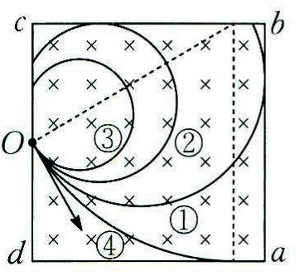
#> input picture reference/samples/物理题型整理_放缩圆/题目内容/母题01解析图.png, 296 x 278 px; its folder holds only this picture in this run
$ python -i figure-detect-prototype.py   (imports and definitions only)
#> lines starting #> are read from the running program, lines starting #| are printed output that depends on the picture; after the words box and inside, x2 and y2 are one past the last pixel; in counts of white or black regions, pixels touching at a corner belong together
"""插图自动检测原型 v2：先认出文字行，其余为插图材料；材料按“不隔着文字行”合并，再按竖直空白切开"""
import numpy as np, glob
from PIL import Image, ImageDraw
from scipy import ndimage

def analyze(path):
    im = Image.open(path).convert('RGB')
#> im is the input picture: PIL image 296x278 RGB; mean R, G, B 227.9, 230, 229.1
    a = np.asarray(im).astype(np.int16)
    gray = a.mean(axis=2); sat = a.max(axis=2) - a.min(axis=2)
#> after `sat = a.max(axis=2) - a.min(axis=2)`:
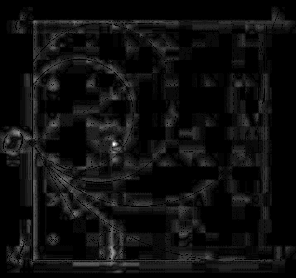
#> sat: shape (278, 296) int16; min 0, max 46, mean 2.6; drawn with min black and max white
    ink = (gray < 175) | ((sat > 60) & (gray < 235))
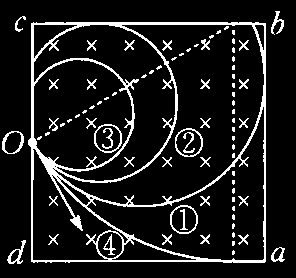
#> ink: shape (278, 296) bool; 11.2% white in thin lines or dots, all inside (x1, y1, x2, y2) = (2, 11, 285, 264)
    lab, n = ndimage.label(ink, structure=np.ones((3, 3)))
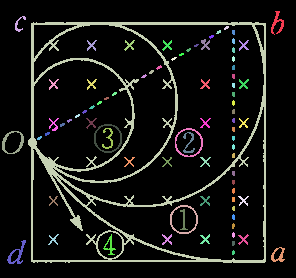
#> lab: shape (278, 296) int32; 82 distinct labels, from 0 to 81; one colour per label, 0 black
#> n = 81
    objs = ndimage.find_objects(lab)
#> objs = 81 items
    sizes = ndimage.sum(ink, lab, range(1, n + 1))
#> sizes = 81 values, max 6253 at index 2, min 10 at index 13, mean 114.1
    comps = []
    for i, sl in enumerate(objs):
        if sl is None or sizes[i] < 3: continue
        comps.append(dict(x0=sl[1].start, y0=sl[0].start, x1=sl[1].stop, y1=sl[0].stop, s=int(sizes[i]), id=i + 1))
#> this loop made 81 passes
#> after the loop, comps = 81 items
    hs = np.array([c['y1'] - c['y0'] for c in comps])
#> hs = 81 values, max 241 at index 2, min 3 at index 13, mean 11.98
    h = max(8.0, float(np.median(hs[(hs >= 6) & (hs <= 80)])))
#> h = 11
    H, W = ink.shape
#> H = 278; W = 296
    # 去掉容器边框（三边以上完整、框内大量正常字号的字）、彩色底标签
    chars = [c for c in comps if 0.5 * h <= c['y1'] - c['y0'] <= 1.6 * h and c['x1'] - c['x0'] <= 2.5 * h]
#> chars = 34 items
    remove = np.zeros(n + 1, bool)
    for c in comps:
        w, hh = c['x1'] - c['x0'], c['y1'] - c['y0']
        if w * hh == 0: continue
        dens = c['s'] / (w * hh)
        if hh < 3 * h and dens > 0.45 and w > 1.5 * h:  # 彩色底标签
            remove[c['id']] = True; continue
        if w > 6 * h and hh > 4 * h:
            m = lab[c['y0']:c['y1'], c['x0']:c['x1']] == c['id']
            band = max(3, int(0.6 * h))
            sides = [m[:band].any(0).mean(), m[-band:].any(0).mean(), m[:, :band].any(1).mean(), m[:, -band:].any(1).mean()]
            inside = sum(1 for d in chars if d['x0'] >= c['x0'] and d['x1'] <= c['x1'] and d['y0'] >= c['y0'] and d['y1'] <= c['y1'])
            if sum(v > 0.85 for v in sides) >= 3 and inside > 40:
                remove[c['id']] = True
#> this loop made 81 passes
#> (w, hh, dens, band, sides, inside) on pass 3: (238, 241, 0.109, 6, [0.987, 0.987, 1, 0.996], 32)
#> (w, hh, dens) on passes 1, 11, 12, 13, 14, 15: (13, 24, 0.381), (11, 11, 0.397), (10, 11, 0.445), (10, 11, 0.427), (5, 3, 0.667), (3, 6, 0.833)
#> pass 3, in analyze, `m = lab[c['y0']:c['y1'], c['x0']:c['x1']] == c['id']`:
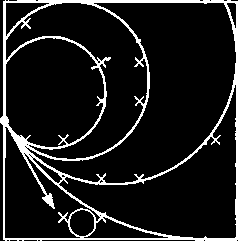
#> m: shape (241, 238) bool; 10.9% white; 1 white region, box (x1, y1, x2, y2) and area: (0, 0, 238, 241) 6253
    ink2 = ink & ~remove[lab]
    # 把一行中挨着的字连成一条
    kx, ky = max(2, int(0.6 * h)), max(1, int(0.2 * h))
#> kx = 6; ky = 2
    dil = ndimage.binary_dilation(ink2, structure=np.ones((2 * ky + 1, 2 * kx + 1)))
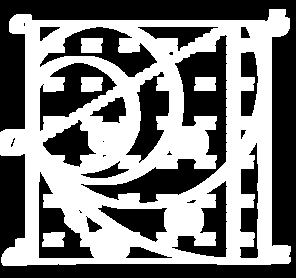
#> dil: shape (278, 296) bool; 49.6% white; 5 white regions, box (x1, y1, x2, y2) and area: (0, 9, 291, 266) 39570, (81, 38, 103, 53) 316, (42, 232, 65, 247) 311, (81, 77, 103, 92) 309, (194, 77, 216, 91) 296
    blab, bn = ndimage.label(dil)
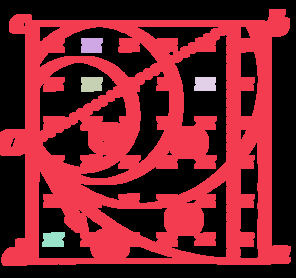
#> blab: shape (278, 296) int32; 6 distinct labels, from 0 to 5; one colour per label, 0 black
#> bn = 5
    bobjs = ndimage.find_objects(blab)
#> bobjs = 5 items
    keep = [c for c in comps if not remove[c['id']]]
#> keep = 81 items
    blobs = []
    for j, sl in enumerate(bobjs):
        if sl is None: continue
        x0, y0, x1, y1 = sl[1].start, sl[0].start, sl[1].stop, sl[0].stop
        inner = [c for c in keep if c['x0'] >= x0 and c['x1'] <= x1 and c['y0'] >= y0 and c['y1'] <= y1]
        if not inner: continue
        x0 = min(c['x0'] for c in inner); x1 = max(c['x1'] for c in inner); y0 = min(c['y0'] for c in inner); y1 = max(c['y1'] for c in inner)
        def is_char(c):
            return 0.4 * h <= c['y1'] - c['y0'] <= 1.7 * h and c['x1'] - c['x0'] <= 2.2 * h
        def is_bar(c):  # 分数线、根号上的横线
            return c['y1'] - c['y0'] <= 0.3 * h and c['x1'] - c['x0'] <= 8 * h
        def is_bracket(c):  # 括号、竖线等又细又高的笔画
            return c['x1'] - c['x0'] <= 0.7 * h and c['y1'] - c['y0'] <= 4.5 * h
        nchar = sum(1 for c in inner if is_char(c))
        big = any(((c['y1'] - c['y0']) > 1.7 * h or (c['x1'] - c['x0']) > 2.2 * h) and not is_bar(c) and not is_bracket(c) for c in inner)
        cols = ink2[y0:y1, x0:x1].any(0).mean() if x1 > x0 else 0
        hh = y1 - y0
        text = (hh <= 4.5 * h and nchar >= 3 and cols >= 0.5 and not big) or (hh <= 2.2 * h and nchar >= 7 and not big)
        # 答题括号“（　　）”：只有一两个又细又高的括号；两半离得远时各成一块，靠页面右侧
        if len(inner) <= 2 and all(is_bracket(c) and c['y1'] - c['y0'] >= 0.8 * h for c in inner) and (len(inner) == 2 or x0 > 0.7 * W):
            text = True
        blobs.append(dict(x0=x0, y0=y0, x1=x1, y1=y1, text=text, n=len(inner)))
#> this loop made 5 passes
#> (nchar, big, cols, hh) on passes 1 to 5: (51, True, 0.975, 253), (1, False, 1, 11), (1, False, 1, 11), (1, False, 1, 10), (1, False, 1, 11)
#> after the loop, blobs = 5 items
    texts = [b for b in blobs if b['text']]
#> texts = []
    mats = [dict(b) for b in blobs if not b['text']]
#> mats = 5 items
    # 材料合并：相距不远、中间没有文字行
    gx, gy = 2.5 * h, 2.8 * h
#> gx = 27.5; gy = 30.8
    def blocked(a, b):
        ux0, ux1 = max(min(a['x0'], b['x0']), 0), max(a['x1'], b['x1'])
        if a['y1'] <= b['y0']: gy0, gy1 = a['y1'], b['y0']
        elif b['y1'] <= a['y0']: gy0, gy1 = b['y1'], a['y0']
        else: return False
        for t in texts:
            if t['y0'] >= gy0 - 1 and t['y1'] <= gy1 + 1 and t['x1'] > ux0 and t['x0'] < ux1 and (t['x1'] - t['x0']) > 4 * h:
                return True
        return False
    changed = True
    while changed:
        changed = False
        for i in range(len(mats)):
            for j in range(i + 1, len(mats)):
                a, b = mats[i], mats[j]
                dx = max(0, max(a['x0'], b['x0']) - min(a['x1'], b['x1']))
                dy = max(0, max(a['y0'], b['y0']) - min(a['y1'], b['y1']))
                if dx <= gx and dy <= gy and not blocked(a, b):
                    mats[i] = dict(x0=min(a['x0'], b['x0']), y0=min(a['y0'], b['y0']), x1=max(a['x1'], b['x1']), y1=max(a['y1'], b['y1']), n=a['n'] + b['n'], text=False)
                    mats.pop(j); changed = True; break
            if changed: break
#> after the loop, mats = 1 item
    # 按竖直空白切开（并排的几幅图）
    figs = []
    def split(r):
        sub = ink2[r['y0']:r['y1'], r['x0']:r['x1']]
        colink = sub.any(0)
        gaps, start = [], None
        for x, v in enumerate(colink):
            if not v and start is None: start = x
            if v and start is not None:
                if x - start >= 1.0 * h: gaps.append((start, x))
                start = None
        if not gaps: return [r]
        # 只在最宽的几处空白切开：并排的几幅图之间的空白，比图内（如一列列的 ×）之间的空白明显宽
        widest = max(g1 - g0 for g0, g1 in gaps)
        gaps = [g for g in gaps if g[1] - g[0] >= 0.7 * widest]
        out, prev = [], 0
        for g0, g1 in gaps:
            out.append(dict(r, x0=r['x0'] + prev, x1=r['x0'] + g0)); prev = g1
        out.append(dict(r, x0=r['x0'] + prev))
        # 太小的一片（如一列 ×）并回旁边空白较窄的那一片，不单独成图
        changed = True
        while changed and len(out) > 1:
            changed = False
            for k, p in enumerate(out):
                if p['x1'] - p['x0'] >= 3.5 * h: continue
                left = p['x0'] - out[k - 1]['x1'] if k > 0 else None
                right = out[k + 1]['x0'] - p['x1'] if k + 1 < len(out) else None
                j = k - 1 if right is None or (left is not None and left <= right) else k + 1
                a, b = sorted([k, j])
                out[a] = dict(r, x0=out[a]['x0'], x1=out[b]['x1'])
                out.pop(b); changed = True; break
        res = []
        for p in out:
            sub = ink2[p['y0']:p['y1'], p['x0']:p['x1']]
            ys = np.where(sub.any(1))[0]; xs = np.where(sub.any(0))[0]
            if len(ys) == 0: continue
            res.append(dict(p, y0=p['y0'] + ys[0], y1=p['y0'] + ys[-1] + 1, x0=p['x0'] + xs[0], x1=p['x0'] + xs[-1] + 1))
        return res
    for r in mats:
        for p in split(r):
            w, hh = p['x1'] - p['x0'], p['y1'] - p['y0']
            if w < 3.5 * h or hh < 3 * h: continue
            # 插图里一定有图形笔画（坐标轴、曲线、导线……）；只有字、分数线、括号的是公式
            graphic = any(c['x0'] >= p['x0'] and c['x1'] <= p['x1'] and c['y0'] >= p['y0'] and c['y1'] <= p['y1']
                          and ((c['y1'] - c['y0']) > 1.7 * h or (c['x1'] - c['x0']) > 2.2 * h)
                          and not (c['y1'] - c['y0'] <= 0.3 * h) and not (c['x1'] - c['x0'] <= 0.7 * h)
                          for c in keep)
            if not graphic: continue
            region = ink2[p['y0']:p['y1'], p['x0']:p['x1']]
            dens = region.mean(); _, nsub = ndimage.label(region)
            if 0.75 < w / hh < 1.33 and dens > 0.3 and max(w, hh) < 10 * h and nsub > 10: continue  # 二维码
            figs.append(p)
#> this loop made 1 pass
#> pass 1, in split, `sub = ink2[r['y0']:r['y1'], r['x0']:r['x1']]`:
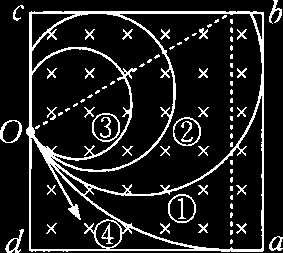
#> sub: shape (253, 283) bool; 12.9% white in thin lines or dots
#> after the loop, figs = 1 item
    figs.sort(key=lambda f: (round(f['y0'] / (3 * h)), f['x0']))
    return im, figs, h, texts

# [10 lines not run here, left out]

>>> result = analyze('../reference/samples/物理题型整理_放缩圆/题目内容/母题01解析图.png')

$ run again, on reference/samples/物理题型整理_放缩圆/题目内容/母题01配图.png
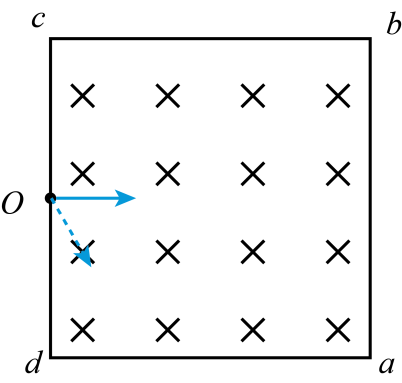
#> input picture reference/samples/物理题型整理_放缩圆/题目内容/母题01配图.png, 402 x 383 px
#> in analyze, `im = Image.open(path).convert('RGB')`:
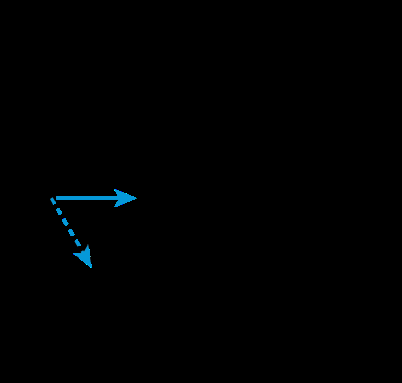
#> im: PIL image 402x383 RGB; mean R, G, B 0, 0.8, 1.1
#> ink: shape (383, 402) bool; every value is 1
#> lab: shape (383, 402) int32; every value is 1
#> n = 1
#> objs = 1 item
#> sizes = [153966]
#> the loop in analyze, `for i, sl in enumerate(objs):` made 1 pass
#> after the loop in analyze, `for i, sl in enumerate(objs):`: comps = 1 item
#> hs = [383]
#> h = 8
#> chars = []
#> the loop in analyze, `for c in comps:` made 1 pass
#> (w, hh, dens, band, sides, inside) on pass 1: (402, 383, 1, 4, [1, 1, 1, 1], 0)
#> kx = 4; ky = 1
#> bobjs = 1 item
#> the loop in analyze, `for j, sl in enumerate(bobjs):` made 1 pass
#> (nchar, big, cols, hh) on pass 1: (0, True, 1, 383)
#> texts = []
#> mats = 1 item
#> gx = 20; gy = 22.4
#> the loop in analyze, `for r in mats:` made 1 pass
#> after the loop in analyze, `for r in mats:`: figs = 1 item
